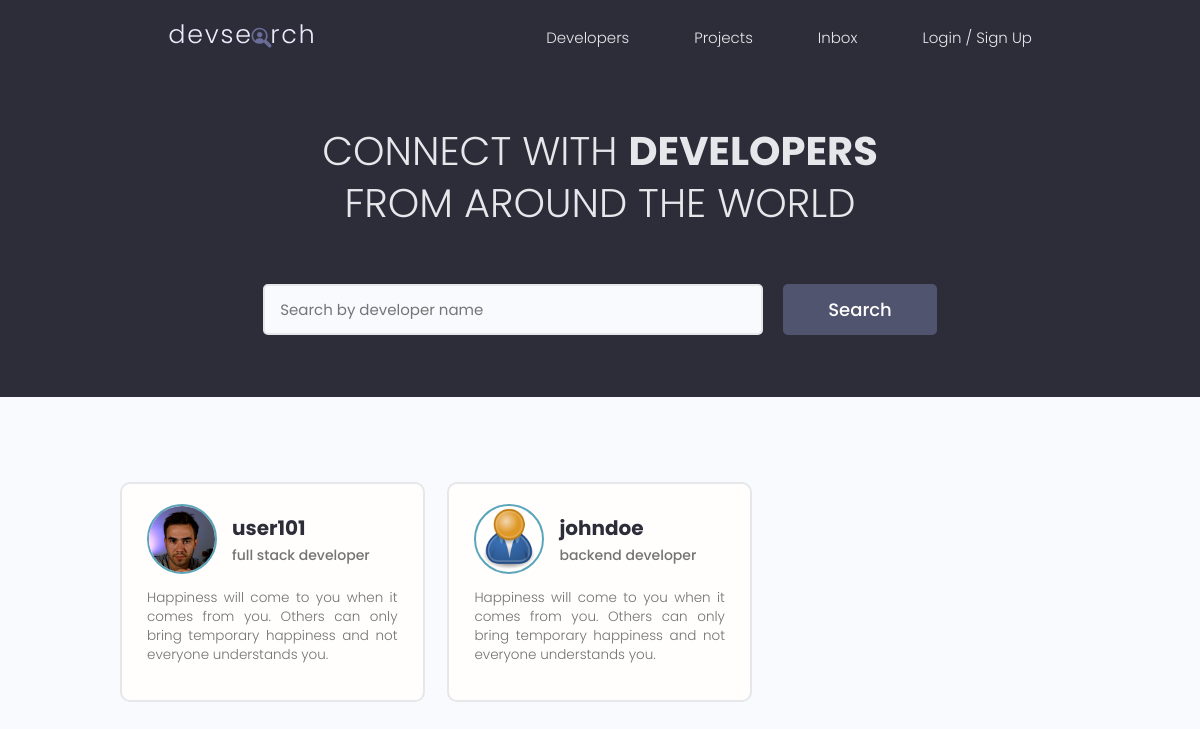
The app's page /, older data.
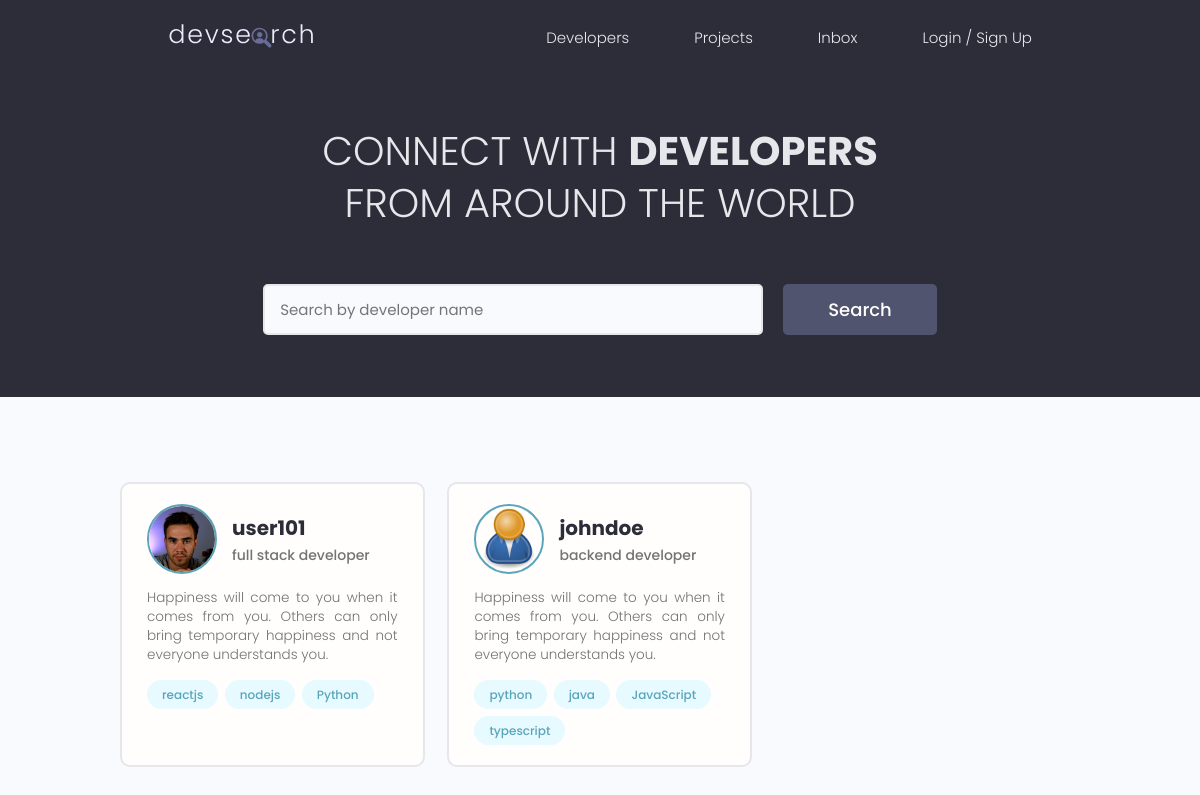
The same page, newer data.
### users/models.py (models this page shows, shortened)
class Profile(models.Model):
    user =  models.OneToOneField(
        User,on_delete=models.CASCADE,null=True,blank=True)
    name = models.CharField(max_length=200,blank=True,null=True)
    email = models.EmailField(max_length=500,blank=True,null=True)
    username = models.CharField(max_length=200,blank=True,null=True)
    short_intro =  models.CharField(max_length=200,blank=True,null=True)
    bio = models.TextField(blank=True,null=True)
    profile_image = models.ImageField(
        default='profiles/user-default.png',null=True,blank=True,upload_to='profiles/')
    social_github = models.CharField(max_length=200,blank=True,null=True)
    social_twitter = models.CharField(max_length=200,blank=True,null=True)
    social_linkedin = models.CharField(max_length=200,blank=True,null=True)
    social_youtube = models.CharField(max_length=200,blank=True,null=True)
    social_website = models.CharField(max_length=200,blank=True,null=True)
    created = models.DateTimeField(auto_now_add=True)
    id = models.UUIDField(default=uuid.uuid4,unique=True,primary_key=True,editable=False)
    location = models.CharField(max_length=200,blank=True,null=True)

class Skill(models.Model):
    owner = models.ForeignKey(Profile,on_delete=models.CASCADE,null=True,blank=True)
    name = models.CharField(max_length=200,blank=True,null=True)
    description = models.TextField(null=True,blank=True)
    created = models.DateTimeField(auto_now_add=True)
    id = models.UUIDField(default=uuid.uuid4,unique=True,primary_key=True,editable=False)
    def __str__(self):
        return str(self.name)

### users/views.py (the view)
# urls.py: path('',views.profiles,name='profiles'),
def profiles(request):
    profiles = Profile.objects.all()
    context = {'profiles':profiles}
    return render(request,'users/profiles.html',context)

### users/templates/users/profiles.html (shortened to what this page needs)
{% extends 'main.html' %}
{%block content %}
  <main class="home">
    <section class="hero-section text-center">
      <div class="container container--narrow">
        <div class="hero-section__box">
          <h2>CONNECT WITH <span>DEVELOPERS</span></h2>
          <h2>FROM AROUND THE WORLD</h2>
        </div>
        <div class="hero-section__search">
          <form class="form" action="#" method="get">
            <div class="form__field">
              <input class="input input--text" id="formInput#search" type="text" name="text"
                placeholder="Search by developer name" />
            </div>
            <input class="btn btn--sub btn--lg" type="submit" value="Search" />
          </form>
        </div>
      </div>
    </section>
    <section class="devlist">
      <div class="container">
        <div class="grid grid--three">
          {% for profile in profiles%}
          <div class="column card">
            <div class="dev">
              <a href="{% url 'user-profile' profile.id %}" class="card__body">
                <div class="dev__profile">
                  <img class="avatar avatar--md" src="{{profile.profile_image.url}}"/>
                  <div class="dev__meta">
                    <h3>{{profile.name}}</h3>
                    <h5>
                      {{profile.short_intro}}</h5>
                  </div>
                </div>
                <p class="dev__info">
                  {{profile.bio | slice:"150"}}
                </p>
                <div class="dev__skills">
                {%for skill in profile.skill_set.all|slice:"5" %}
                  <span class="tag tag--pill tag--main">
                    <small>{{skill}}</small>
                  </span>
                  {% endfor %}
                </div>
              </a>
            </div>
          </div>
          {% endfor %}
        </div>
      </div>
    </section>
  </main>
  {% endblock content %}

Row changes from the older to the newer data that the page shows:
added Skill: name "reactjs", shown under Profile "user101"
added Skill: name "nodejs", shown under Profile "user101"
added Skill: name "Python", shown under Profile "user101"
added Skill: name "python", shown under Profile "johndoe"
added Skill: name "java", shown under Profile "johndoe"
added Skill: name "JavaScript", shown under Profile "johndoe"
added Skill: name "typescript", shown under Profile "johndoe"
